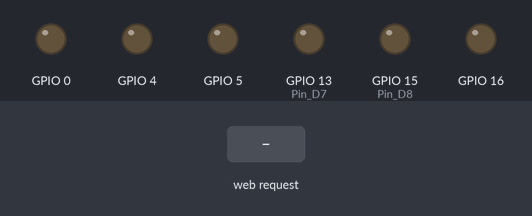
The sketch below on a simulated ESP8266 (NodeMCU). Parts: output pins drawn as LEDs (lit = HIGH). Inputs (shaded band) come from the test bench. WiFi joins after 1.5 s; servers stay silent unless stated; what the sketch prints to the serial monitor is not drawn.

Above: at 3.0 s.
3.1 s: HTTP request GET /W received
At 4.2 s:
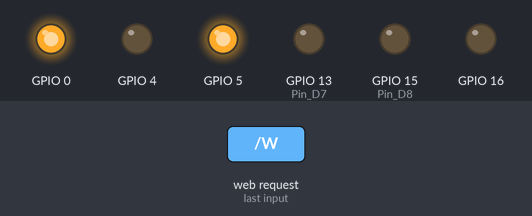
4.6 s: HTTP request GET /A received
At 5.3 s:
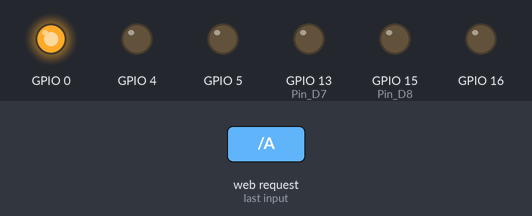
6.1 s: HTTP request GET /S received
At 6.5 s:
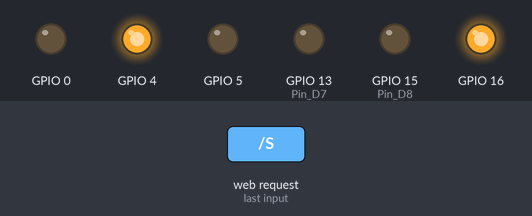
7.6 s: HTTP request GET /D received
At 8.8 s:
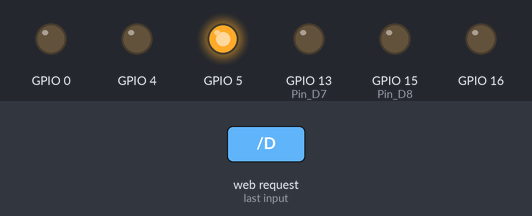
9.1 s: HTTP request GET /R received
At 10.0 s:
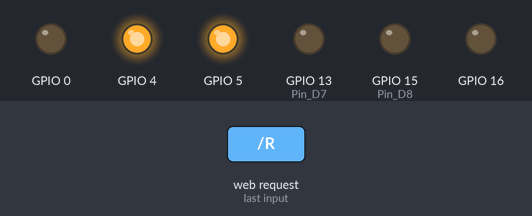
10.6 s: HTTP request GET /L received
At 11.1 s:
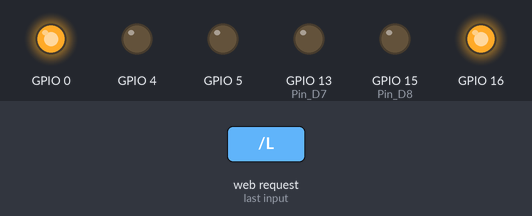
Timing chart, 0 to 13.1 s (numbered marks = the images above; inputs shaded):
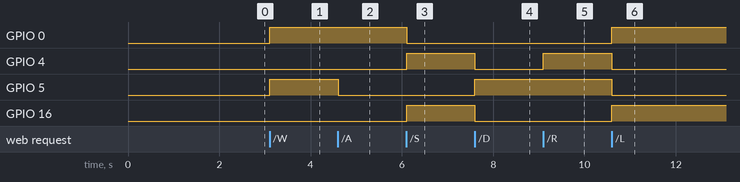

Measured:
- after the input at 3.1 s, GPIO 0, GPIO 5: LOW → HIGH at once
- after the input at 4.6 s, GPIO 5: HIGH → LOW at once
- after the input at 6.1 s, GPIO 0: HIGH → LOW at once; GPIO 4, GPIO 16: LOW → HIGH at once
- after the input at 7.6 s, GPIO 4, GPIO 16: HIGH → LOW at once; GPIO 5: LOW → HIGH at once
- after the input at 9.1 s, GPIO 4: LOW → HIGH at once
- after the input at 10.6 s, GPIO 0, GPIO 16: LOW → HIGH at once; GPIO 4, GPIO 5: HIGH → LOW at once

The sketch:

Gas_inspection_bot_code.ino
```cpp
#include <ESP8266WiFi.h>

String i;
int Pin_D7 = 13; //pin D7
int Pin_D8 = 15; //pin D8
int value1;
int value2;
WiFiServer server(80);

void setup()
{
  i = "";

  Serial.begin(115200);

  pinMode(16, OUTPUT);
  pinMode(5, OUTPUT);
  pinMode(4, OUTPUT);
  pinMode(0, OUTPUT);
  pinMode(Pin_D7,OUTPUT);
  pinMode(Pin_D8,OUTPUT);
  pinMode(A0,INPUT);
    WiFi.disconnect();
  delay(300);
  Serial.println("Start Connection");
   WiFi.begin("vanamamalai","Harrypotter");
  while ((!(WiFi.status() == WL_CONNECTED))){
    delay(300);
    Serial.print("... ");

  }
  Serial.println("Connected");
  Serial.println((WiFi.localIP()));
  server.begin();

}


void loop()
{

    WiFiClient client = server.available();
    if (!client) { return; }
    while(!client.available()){ delay(1); }
    i = (client.readStringUntil('\r'));
    i.remove(0, 5);
    i.remove(i.length()-9,9);
    Serial.println(i);
    if (i == "W") {
      digitalWrite(16,LOW);
      digitalWrite(5,HIGH);
      digitalWrite(4,LOW);
      digitalWrite(0,HIGH);
    }
    if (i == "A") {
      digitalWrite(5,LOW);
      digitalWrite(16,LOW);
      digitalWrite(0,HIGH);
      digitalWrite(4,LOW);

    }
    if (i == "S") {
      digitalWrite(5,LOW);
      digitalWrite(16,HIGH);
      digitalWrite(0,LOW);
      digitalWrite(4,HIGH);
    }
    if (i == "D") {
      digitalWrite(5,HIGH);
      digitalWrite(16,LOW);
      digitalWrite(0,LOW);
      digitalWrite(4,LOW);

    }
     if (i == "X") {
      digitalWrite(16,LOW);
      digitalWrite(5,LOW);
      digitalWrite(4,LOW);
      digitalWrite(0,LOW);
    }

    if (i == "R") {
      digitalWrite(16,LOW);
      digitalWrite(5,HIGH);
      digitalWrite(4,HIGH);
      digitalWrite(0,LOW);
    }
    if (i == "L") {
      digitalWrite(16,HIGH);
      digitalWrite(5,LOW);
      digitalWrite(4,LOW);
      digitalWrite(0,HIGH);
    }
    if (i == "T") {
      digitalWrite(Pin_D7,HIGH);
      delay(100);
      Serial.println("Analog senssor value 1 : ");
      value1 = analogRead(A0);
      Serial.println(value1);
      client.println("HTTP/1.1 200 OK");
      client.println("Content-Type: text/html");
      client.println("");
      client.println("<!DOCTYPE HTML>");
      client.println("<html>");
      client.println(value1);
      client.println("</html>");
      //client.stop();
      delay(1);
      digitalWrite(Pin_D7, LOW);
      delay(100);
    }
    if (i == "H") {
      digitalWrite(Pin_D8,HIGH);
      delay(100);
      Serial.println("Analog senssor value 2 : ");
      value2 = analogRead(A0);
      Serial.println(value2);
      client.println("HTTP/1.1 200 OK");
      client.println("Content-Type: text/html");
      client.println("");
      client.println("<!DOCTYPE HTML>");
      client.println("<html>");
      client.println(value2);
      client.println("</html>");
      //client.stop();
      delay(1);
      digitalWrite(Pin_D8, LOW);
      delay(100);
    }
}
```
